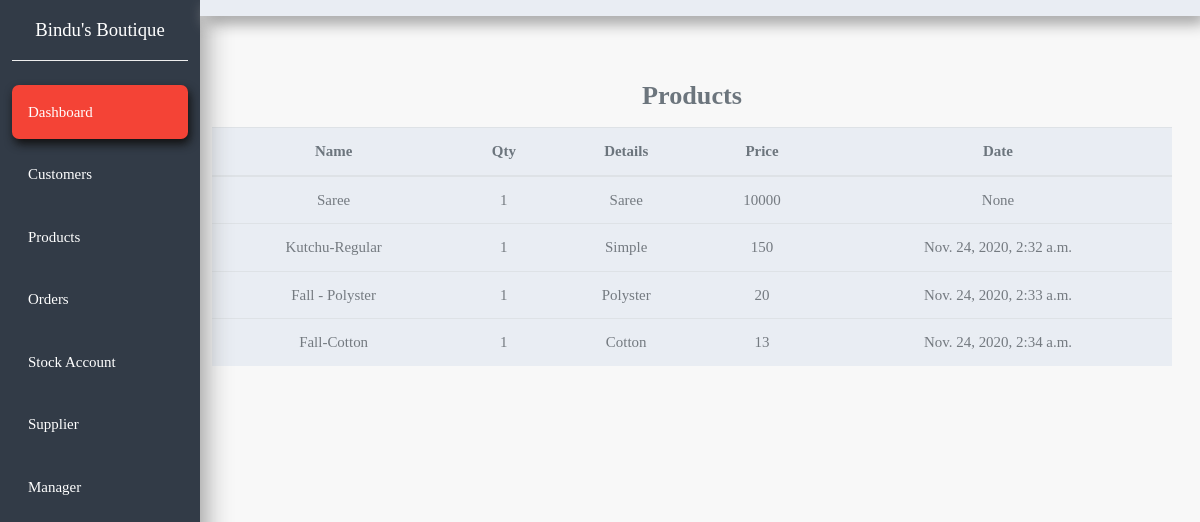
Screenshot of /products/ with the database file from the repository.
### crm/models.py (models this page shows, shortened)
class Product(models.Model):
    name = models.CharField(max_length=200, null=True)
    qty = models.IntegerField(null=True,default=1)
    details = models.CharField(max_length=200, null=True)
    price = models.IntegerField(default=0.00,null=True)
    date_created = models.DateTimeField(auto_now_add=True, null=True)

### crm/views.py (the view)
# urls.py: path('products/', views.products, name="products"),
def products(request):
    products = Product.objects.all()
    return render(request, 'crm/products.html',{'products' : products})

### crm/templates/crm/products.html
{% extends 'crm/base.html'%}
{% block content %}
<section>
    <div class="container-fluid">
      <div class="row mb-5">
        <div class="col-xl-10 col-lg-9 col-md-8 ml-auto mt-5">
          <div class="row align-items-center">
            <div class="col mt-3 mr-3">
              <h3 class="text-muted text-center mb-3">Products</h3>
              <table class="table table-striped bg-light text-center">
                <thead>
                  <tr class="text-muted">
                    <th>Name</th>
                    <th>Qty</th>
                    <th>Details</th>
                    <th>Price</th>
                    <th>Date</th>
                  </tr>
                </thead>
                <tbody>
                  {%  for i in products %}
                    <tr>
                      <td>{{i.name}}</td>
                      <td>{{i.qty}}</td>
                      <td>{{i.details}}</td>
                      <td>{{i.price}}</td>
                      <td>{{i.date_created}}</td>
                    </tr>
                  {% endfor %}
                </tbody>
              </table>
            </div>
          </div>
        </div>
      </div>
    </div>
</section>
{% endblock %}

### static/css/base.css (style rules this page uses)
body { font-family: 'Montserrat', sans-serif; background-color: #eee; }

### rows the page displays
Product: name "Saree", qty "1", details "Saree", price "10000", date_created "None"
Product: name "Kutchu-Regular", qty "1", details "Simple", price "150", date_created "Nov. 24, 2020, 2:32 a.m."
Product: name "Fall - Polyster", qty "1", details "Polyster", price "20", date_created "Nov. 24, 2020, 2:33 a.m."
Product: name "Fall-Cotton", qty "1", details "Cotton", price "13", date_created "Nov. 24, 2020, 2:34 a.m."
